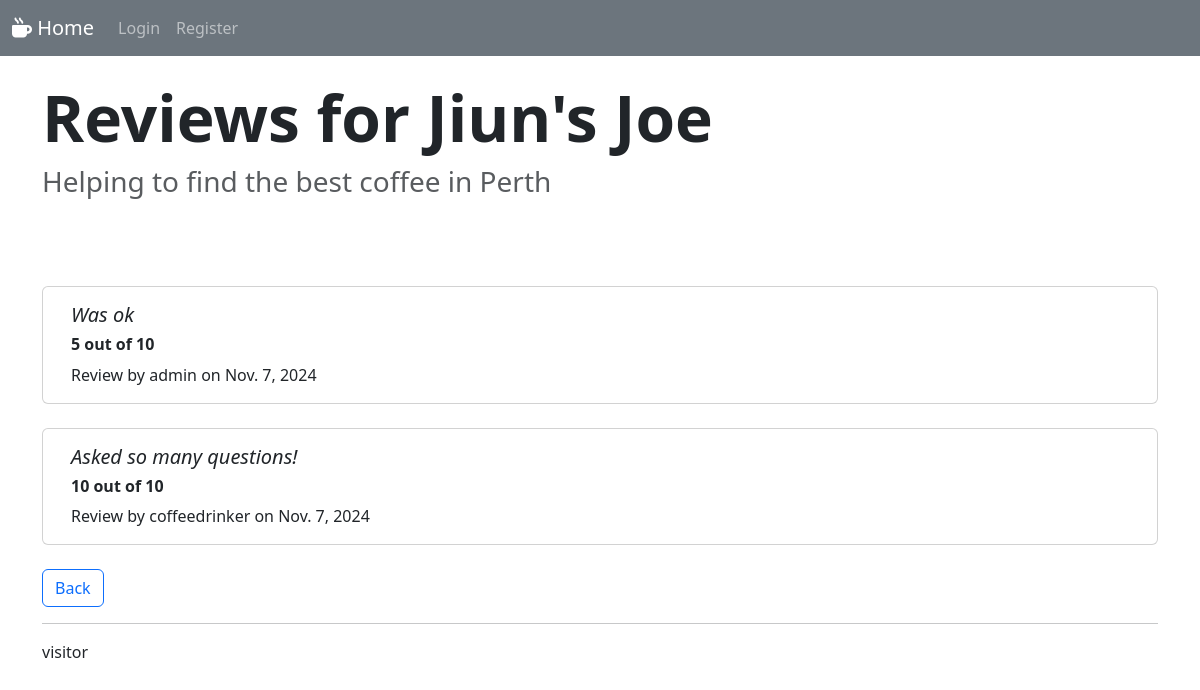
The app's page /view_reviews/1 with its own data.
### website/models.py (models this page shows, shortened)
class Coffeeshop(models.Model):
    STATUS = (
        ('A', 'Active'),
        ('C', 'Closed'),
        )
    created_at = models.DateTimeField(auto_now_add=True)
    created_by = models.ForeignKey(User, limit_choices_to={'is_active': True}, null = True, on_delete=models.SET_NULL)
    coffeeshop_name = models.CharField('Coffee Shop Name', max_length = 100)
    coffeeshop_tag = models.CharField('Known for', max_length = 200, blank=True, null = True)
    coffeeshop_address = models.CharField('Address', max_length = 100, blank=True, null = True)
    coffeeshop_status = models.CharField('Still in business?', choices=STATUS, max_length = 1)
    def __str__(self):
        return (f'{self.coffeeshop_name}')

class Rating(models.Model):
    SIZE = (
        ('S', 'Small'),
        ('L', 'Large'),
        ('W', 'Weird Milk'),
        )
    created_at = models.DateTimeField(auto_now_add=True)
    created_by = models.ForeignKey(User, limit_choices_to={'is_active': True}, null = True, on_delete=models.SET_NULL)
    coffeeshop = models.ForeignKey(Coffeeshop, limit_choices_to={'coffeeshop_status': 'A'}, on_delete=models.CASCADE)
    size = models.CharField('Cup Size', choices=SIZE, max_length = 1, blank=True, null = True)
    price = models.DecimalField(
        'Price $',
        max_digits=10,
        decimal_places=2,
        blank=True,
        null=True,
        validators=[MinValueValidator(0.0)],
        help_text="Enter the price in dollars"
    )
    rating = models.IntegerField(
        validators=[MinValueValidator(1), MaxValueValidator(10)],
        help_text="Enter a rating between 1 and 10")
    description = models.TextField('What did you think??',blank=True)

### website/views.py (the view)
# urls.py: path('view_reviews/<coffeeshop_id>', views.view_reviews, name="view_reviews")
def view_reviews(request, coffeeshop_id):
    coffeeshop = Coffeeshop.objects.get(pk=coffeeshop_id)
    reviews = coffeeshop.rating_set.all()
    return render(request,'website/reviews.html',{
         'reviews': reviews,
         'coffeeshop': coffeeshop,
         })

### website/templates/website/reviews.html (shortened to what this page needs)
{% extends 'website/base.html' %}
{% block content %}
<h1 class="display-3 fw-bold">Reviews for {{coffeeshop}}</h1>
<h3 class="fw-normal text-muted mb-3">Helping to find the best coffee in Perth</h3></br>
<br/>
{%if reviews%}
<div class="container mt-4">
    <div class="row">
        {% for rating in reviews %}
            <div class="card mb-4">
                <div class="card-body">
					<h5 class="card-text"><em>{{rating.description}}</em></h5>
					<h6 class="card-text"> <strong>{{rating.rating}} out of 10</strong></h6>
					<p class="card-text">Review by {{rating.created_by}} on {{rating.created_at|date }}</p>
                </div>
            </div>
        {% endfor %}
    </div>
</div>
{%else%}
<h5>No reviews yet - get drinking!</h5>
{%endif%}
	<a href="{%url 'home'%}" class="btn btn-outline-primary">Back</a>
{% endblock %}

### records on screen
Coffeeshop: coffeeshop_name "Jiun's Joe"
Rating: description "Was ok", rating "5", created_by "admin", created_at "Nov. 7, 2024"
Rating: description "Asked so many questions!", rating "10", created_by "coffeedrinker", created_at "Nov. 7, 2024"
